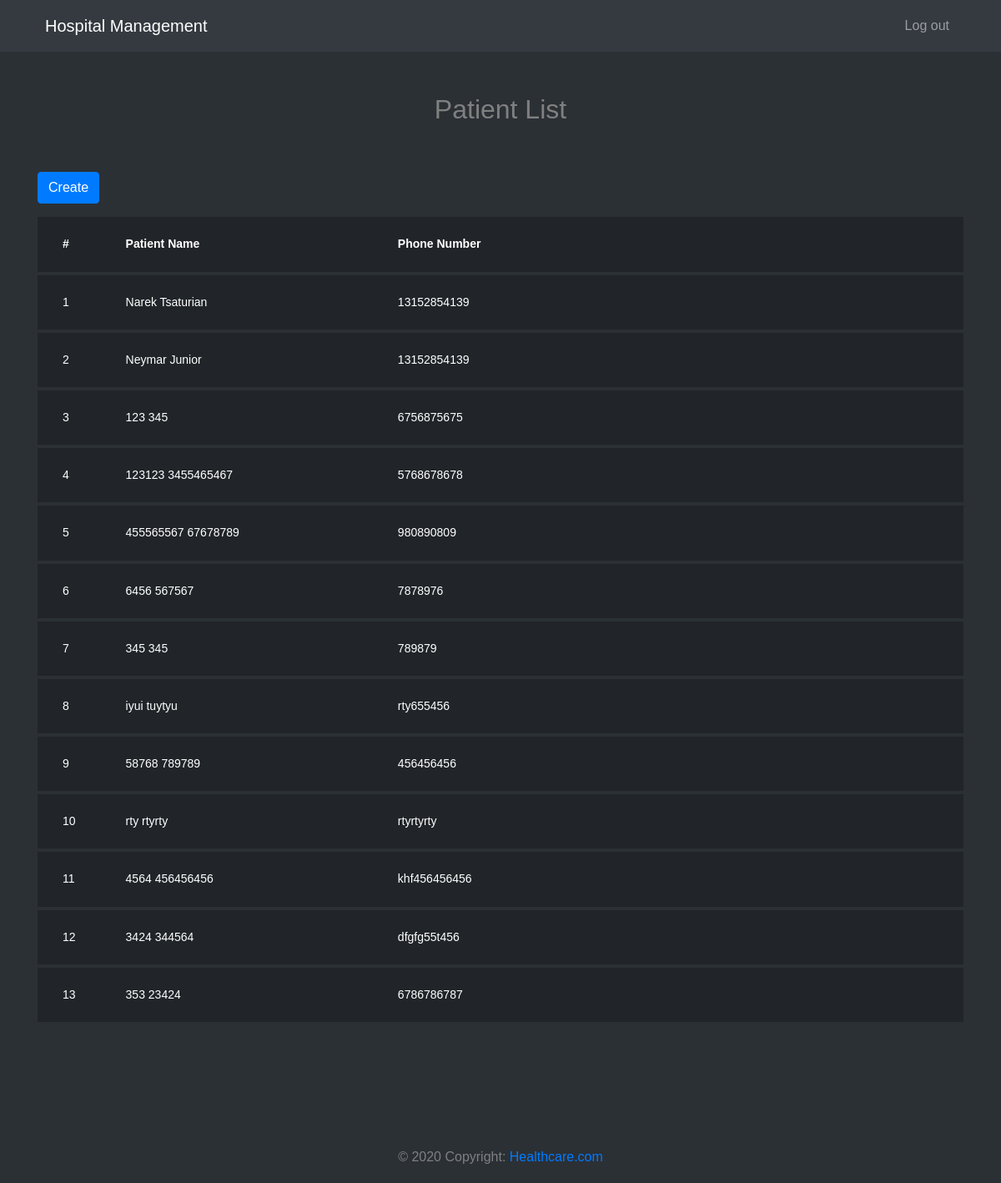
The page /hospital/1/ (signed in) on the database its author committed.
### patient/models.py (models this page shows)
class Patient(models.Model):
    hospital = models.ForeignKey(Hospital, on_delete=models.CASCADE)
    first_name = models.CharField(max_length=255)
    last_name = models.CharField(max_length=255)
    phone_number = models.CharField(max_length=255)

### hospital/views.py (the view)
# urls.py: path('<int:hospital_id>/', views.detail, name='detail'),
@login_required
def detail(request, hospital_id):
    try:
        patient_list = Patient.objects.filter(hospital_id = hospital_id)
        context = {
            'patient_list': patient_list,
            'hospital_id': hospital_id
        }
    except Patient.DoesNotExist:
        raise Http404("Patient does not exist")
    return render(request, 'patient/index.html', context)

### patient/templates/patient/index.html
{% extends 'base.html' %}
{% load static %}
{% block content %}
    <div class="row justify-content-center">
        <div class="col-md-6 text-center mb-5">
            <h2 class="heading-section">Patient List</h2>
        </div>
    </div>
    <div class="row">
        <div class="col-md-12">
            <a class="btn btn-primary mb-3" href="{% url 'add_patient' hospital_id %}" role="button">Create</a>
            <div class="table-wrap">
                <table class="table table-bordered table-dark table-hover">
                    <thead>
                        <tr>
                            <th>#</th>
                            <th>Patient Name</th>
                            <th>Phone Number</th>
                            <th></th>
                        </tr>
                    </thead>
                    <tbody>
                        {% for patient in patient_list %}
                        <tr>
                            <td scope="row">{{ forloop.counter }}</td>
                            <td width="30%">{{ patient.first_name }} {{ patient.last_name }}</td>
                            <td width="60%">{{ patient.phone_number }}</td>
                            <td></td>
                        </tr>
                        {% endfor %}
                    </tbody>
                </table>
            </div>
        </div>
    </div>
{% endblock %}

### templates/base.html (shortened to what this page needs)
{% load static %}
<!DOCTYPE html>
<html lang="en">
<head>
  <link rel="stylesheet" href="https://maxcdn.bootstrapcdn.com/bootstrap/4.0.0/css/bootstrap.min.css">
  <link rel="stylesheet" href="{% static 'css/style.css' %}">
</head>
<body>
    <nav class="navbar navbar-expand-lg navbar-dark bg-dark fixed-top" id="mainNav">
        <div class="container px-4">
            <a class="navbar-brand" href="/">Hospital Management</a>
            <div class="collapse navbar-collapse justify-content-end" id="navbarResponsive">
                <ul class="navbar-nav ms-auto">
                    {% if user.is_authenticated %}
                    <li class="nav-item"><a class="nav-link" href="{% url 'logout' %}?next={{ request.path }}">Log out</a></li>
                    {% else %}
                    <li class="nav-item"><a class="nav-link" href="{% url 'login' %}">Log in</a></li>
                    {% endif %}
                </ul>
            </div>
        </div>
    </nav>
    <section class="ftco-section">
        <div class="container">
            {% block content %}{% endblock %}
        </div>
    </section>
    <footer class="container-fluid text-center">
        <div class="footer-copyright text-center py-3">© 2020 Copyright:
            <a href="/"> Healthcare.com</a>
        </div>
    </footer>
</body>

### static/css/style.css (style rules this page uses)
body { font-family: "Poppins", Arial, sans-serif; font-size: 16px; line-height: 1.8; font-weight: normal; background: #2b3035; color: gray; }
.ftco-section { padding: 7em 0; }
.table thead th, .table tbody td { border: none; padding: 20px 30px; font-size: 14px; color: #fff; border-bottom: 4px solid #2b3035; }

### rows shown on the page
Patient: first_name "Narek", last_name "Tsaturian", phone_number "13152854139"
Patient: first_name "Neymar", last_name "Junior", phone_number "13152854139"
Patient: first_name "123", last_name "345", phone_number "6756875675"
Patient: first_name "123123", last_name "3455465467", phone_number "5768678678"
Patient: first_name "455565567", last_name "67678789", phone_number "980890809"
Patient: first_name "6456", last_name "567567", phone_number "7878976"
Patient: first_name "345", last_name "345", phone_number "789879"
Patient: first_name "iyui", last_name "tuytyu", phone_number "rty655456"
Patient: first_name "58768", last_name "789789", phone_number "456456456"
Patient: first_name "rty", last_name "rtyrty", phone_number "rtyrtyrty"
Patient: first_name "4564", last_name "456456456", phone_number "khf456456456"
Patient: first_name "3424", last_name "344564", phone_number "dfgfg55t456"
Patient: first_name "353", last_name "23424", phone_number "6786786787"
